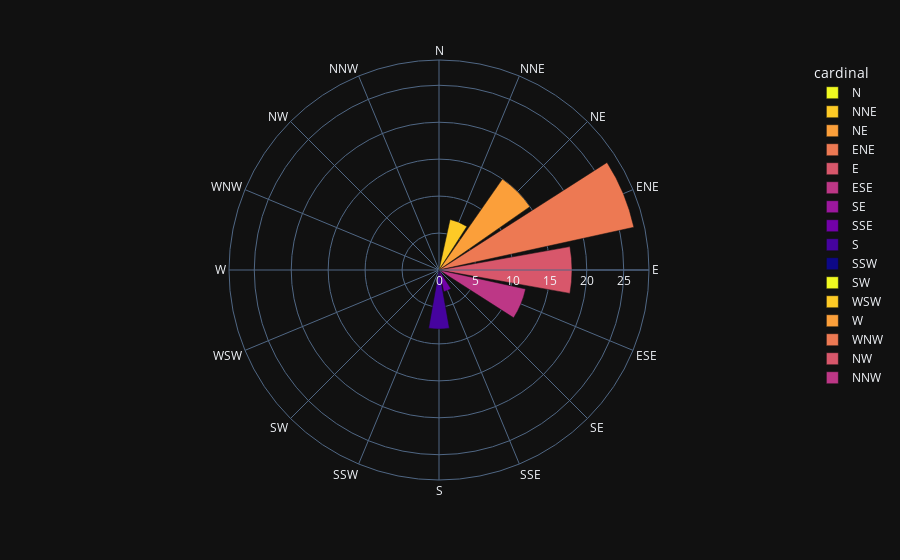

The code cell stored with this chart in its notebook:
### Code cell
import plotly.express as px
import plotly.io as pio
import plotly.io as pio
pio.renderers.default = "vscode"

# df = px.data.wind()
# df = df_dict['Audobahn Cradle']
cardinal_df = pd.DataFrame(columns = ['cardinal','count'])
for direction in aspect_dict.keys():
    count = df_dict['Mt Toll South East Face']['cardinal'].value_counts().get(direction,0)
    cardinal_df.loc[len(cardinal_df)] = [direction,count]
# fig = px.bar_polar(df, r="frequency", theta="direction",
#                    color="strength", template="plotly_dark",
#                    color_discrete_sequence= px.colors.sequential.Plasma_r)
fig = px.bar_polar(cardinal_df, r="count", theta="cardinal",template="plotly_dark",
                   color = 'cardinal',
                   color_discrete_sequence= px.colors.sequential.Plasma_r)
fig.show()

### Figure 1 — Plotly figure (JSON) as saved in the notebook; plotly's stock layout.template omitted (floating-point values rounded to 4 significant figures)
{"data": [{"hovertemplate": "cardinal=%{theta}<br>count=%{r}<extra></extra>", "legendgroup": "N", "marker": {"color": "#f0f921", "pattern": {"shape": ""}}, "name": "N", "r": [0], "showlegend": true, "subplot": "polar", "theta": ["N"], "type": "barpolar"}, {"hovertemplate": "cardinal=%{theta}<br>count=%{r}<extra></extra>", "legendgroup": "NNE", "marker": {"color": "#fdca26", "pattern": {"shape": ""}}, "name": "NNE", "r": [7], "showlegend": true, "subplot": "polar", "theta": ["NNE"], "type": "barpolar"}, {"hovertemplate": "cardinal=%{theta}<br>count=%{r}<extra></extra>", "legendgroup": "NE", "marker": {"color": "#fb9f3a", "pattern": {"shape": ""}}, "name": "NE", "r": [15], "showlegend": true, "subplot": "polar", "theta": ["NE"], "type": "barpolar"}, {"hovertemplate": "cardinal=%{theta}<br>count=%{r}<extra></extra>", "legendgroup": "ENE", "marker": {"color": "#ed7953", "pattern": {"shape": ""}}, "name": "ENE", "r": [27], "showlegend": true, "subplot": "polar", "theta": ["ENE"], "type": "barpolar"}, {"hovertemplate": "cardinal=%{theta}<br>count=%{r}<extra></extra>", "legendgroup": "E", "marker": {"color": "#d8576b", "pattern": {"shape": ""}}, "name": "E", "r": [18], "showlegend": true, "subplot": "polar", "theta": ["E"], "type": "barpolar"}, {"hovertemplate": "cardinal=%{theta}<br>count=%{r}<extra></extra>", "legendgroup": "ESE", "marker": {"color": "#bd3786", "pattern": {"shape": ""}}, "name": "ESE", "r": [12], "showlegend": true, "subplot": "polar", "theta": ["ESE"], "type": "barpolar"}, {"hovertemplate": "cardinal=%{theta}<br>count=%{r}<extra></extra>", "legendgroup": "SE", "marker": {"color": "#9c179e", "pattern": {"shape": ""}}, "name": "SE", "r": [0], "showlegend": true, "subplot": "polar", "theta": ["SE"], "type": "barpolar"}, {"hovertemplate": "cardinal=%{theta}<br>count=%{r}<extra></extra>", "legendgroup": "SSE", "marker": {"color": "#7201a8", "pattern": {"shape": ""}}, "name": "SSE", "r": [3], "showlegend": true, "subplot": "polar", "theta": ["SSE"], "type": "barpolar"}, {"hovertemplate": "cardinal=%{theta}<br>count=%{r}<extra></extra>", "legendgroup": "S", "marker": {"color": "#46039f", "pattern": {"shape": ""}}, "name": "S", "r": [8], "showlegend": true, "subplot": "polar", "theta": ["S"], "type": "barpolar"}, {"hovertemplate": "cardinal=%{theta}<br>count=%{r}<extra></extra>", "legendgroup": "SSW", "marker": {"color": "#0d0887", "pattern": {"shape": ""}}, "name": "SSW", "r": [0], "showlegend": true, "subplot": "polar", "theta": ["SSW"], "type": "barpolar"}, {"hovertemplate": "cardinal=%{theta}<br>count=%{r}<extra></extra>", "legendgroup": "SW", "marker": {"color": "#f0f921", "pattern": {"shape": ""}}, "name": "SW", "r": [0], "showlegend": true, "subplot": "polar", "theta": ["SW"], "type": "barpolar"}, {"hovertemplate": "cardinal=%{theta}<br>count=%{r}<extra></extra>", "legendgroup": "WSW", "marker": {"color": "#fdca26", "pattern": {"shape": ""}}, "name": "WSW", "r": [0], "showlegend": true, "subplot": "polar", "theta": ["WSW"], "type": "barpolar"}, {"hovertemplate": "cardinal=%{theta}<br>count=%{r}<extra></extra>", "legendgroup": "W", "marker": {"color": "#fb9f3a", "pattern": {"shape": ""}}, "name": "W", "r": [0], "showlegend": true, "subplot": "polar", "theta": ["W"], "type": "barpolar"}, {"hovertemplate": "cardinal=%{theta}<br>count=%{r}<extra></extra>", "legendgroup": "WNW", "marker": {"color": "#ed7953", "pattern": {"shape": ""}}, "name": "WNW", "r": [0], "showlegend": true, "subplot": "polar", "theta": ["WNW"], "type": "barpolar"}, {"hovertemplate": "cardinal=%{theta}<br>count=%{r}<extra></extra>", "legendgroup": "NW", "marker": {"color": "#d8576b", "pattern": {"shape": ""}}, "name": "NW", "r": [0], "showlegend": true, "subplot": "polar", "theta": ["NW"], "type": "barpolar"}, {"hovertemplate": "cardinal=%{theta}<br>count=%{r}<extra></extra>", "legendgroup": "NNW", "marker": {"color": "#bd3786", "pattern": {"shape": ""}}, "name": "NNW", "r": [0], "showlegend": true, "subplot": "polar", "theta": ["NNW"], "type": "barpolar"}], "layout": {"barmode": "relative", "legend": {"title": {"text": "cardinal"}, "tracegroupgap": 0}, "margin": {"t": 60}, "polar": {"angularaxis": {"categoryarray": ["N", "NNE", "NE", "ENE", "E", "ESE", "SE", "SSE", "S", "SSW", "SW", "WSW", "W", "WNW", "NW", "NNW"], "categoryorder": "array", "direction": "clockwise", "rotation": 90}, "domain": {"x": [0, 1], "y": [0, 1]}}}}
